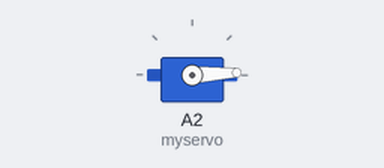
Recording of a sketch running on a simulated Arduino Uno, built with avr-gcc and run on an emulated ATmega328P. Shown: servo.

Above: at 0.05 s.
At 3.55 s:
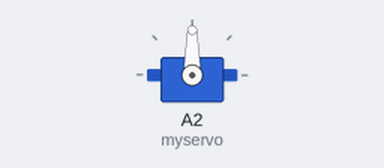
At 7.15 s:
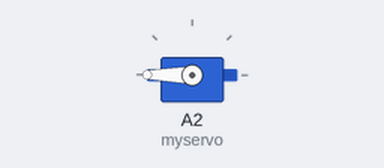
At 14.25 s:
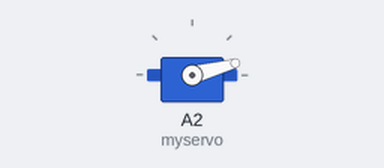
Timing chart, 0 to 22.7 s (numbered marks = the images above):
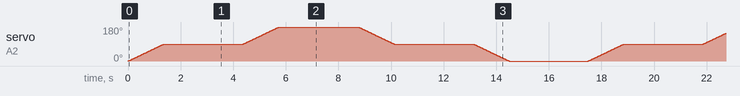

The sketch:

Servo_3angles.ino
```cpp
#include <Servo.h>

Servo myservo;  // create servo object to control a servo
// twelve servo objects can be created on most boards

int pos = 0;    // variable to store the servo position

void setup() {
  myservo.attach(A2);  // attaches the servo on pin 9 to the servo object
}

void loop() {
  for (pos = 0; pos <= 90; pos += 1) { // goes from 0 degrees to 180 degrees
    // in steps of 1 degree
    myservo.write(pos);              // tell servo to go to position in variable 'pos'
    delay(15);                       // waits 15ms for the servo to reach the position
  }
  delay(3000);
  for (pos = 90; pos <= 180; pos += 1) { // goes from 0 degrees to 180 degrees
    // in steps of 1 degree
    myservo.write(pos);              // tell servo to go to position in variable 'pos'
    delay(15);                       // waits 15ms for the servo to reach the position
  }
  delay(3000);
  for (pos = 180; pos >= 90; pos -= 1) { // goes from 180 degrees to 0 degrees
    myservo.write(pos);              // tell servo to go to position in variable 'pos'
    delay(15);                       // waits 15ms for the servo to reach the position
  }
  delay(3000);
  for (pos = 90; pos >= 0; pos -= 1) { // goes from 180 degrees to 0 degrees
    myservo.write(pos);              // tell servo to go to position in variable 'pos'
    delay(15);                       // waits 15ms for the servo to reach the position
  }
  delay(3000);
}
```
